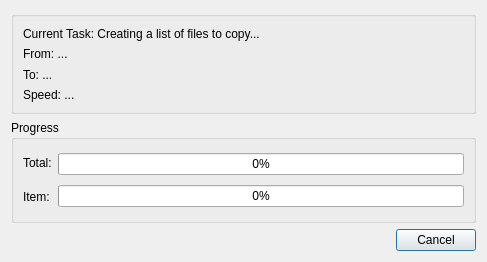
<?xml version="1.0" encoding="UTF-8"?>
<ui version="4.0">
 <class>FileTransferDialog</class>
 <widget class="QDialog" name="FileTransferDialog">
  <property name="geometry">
   <rect>
    <x>0</x>
    <y>0</y>
    <width>487</width>
    <height>262</height>
   </rect>
  </property>
  <property name="windowTitle">
   <string>File Transfer</string>
  </property>
  <layout class="QVBoxLayout" name="verticalLayout_3">
   <item>
    <widget class="QGroupBox" name="groupBox">
     <property name="title">
      <string/>
     </property>
     <layout class="QVBoxLayout" name="verticalLayout">
      <item>
       <widget class="QLabel" name="label_task">
        <property name="text">
         <string>Current Task: Creating a list of files to copy...</string>
        </property>
       </widget>
      </item>
      <item>
       <widget class="QLabel" name="label_source">
        <property name="text">
         <string>From: ...</string>
        </property>
       </widget>
      </item>
      <item>
       <widget class="QLabel" name="label_target">
        <property name="text">
         <string>To: ...</string>
        </property>
       </widget>
      </item>
      <item>
       <widget class="QLabel" name="label_speed">
        <property name="text">
         <string>Speed: ...</string>
        </property>
       </widget>
      </item>
     </layout>
    </widget>
   </item>
   <item>
    <widget class="QGroupBox" name="groupBox_2">
     <property name="title">
      <string>Progress</string>
     </property>
     <layout class="QHBoxLayout" name="horizontalLayout">
      <item>
       <layout class="QVBoxLayout" name="verticalLayout_2">
        <item>
         <widget class="QLabel" name="label_progress_total">
          <property name="text">
           <string>Total:</string>
          </property>
         </widget>
        </item>
        <item>
         <widget class="QLabel" name="label_progress_current">
          <property name="text">
           <string>Item:</string>
          </property>
         </widget>
        </item>
       </layout>
      </item>
      <item>
       <layout class="QVBoxLayout" name="verticalLayout_4">
        <item>
         <widget class="QProgressBar" name="progress_total">
          <property name="value">
           <number>0</number>
          </property>
         </widget>
        </item>
        <item>
         <widget class="QProgressBar" name="progress_current">
          <property name="value">
           <number>0</number>
          </property>
         </widget>
        </item>
       </layout>
      </item>
     </layout>
    </widget>
   </item>
   <item>
    <widget class="QDialogButtonBox" name="button_box">
     <property name="standardButtons">
      <set>QDialogButtonBox::StandardButton::Cancel</set>
     </property>
    </widget>
   </item>
  </layout>
 </widget>
 <resources/>
 <connections/>
</ui>
